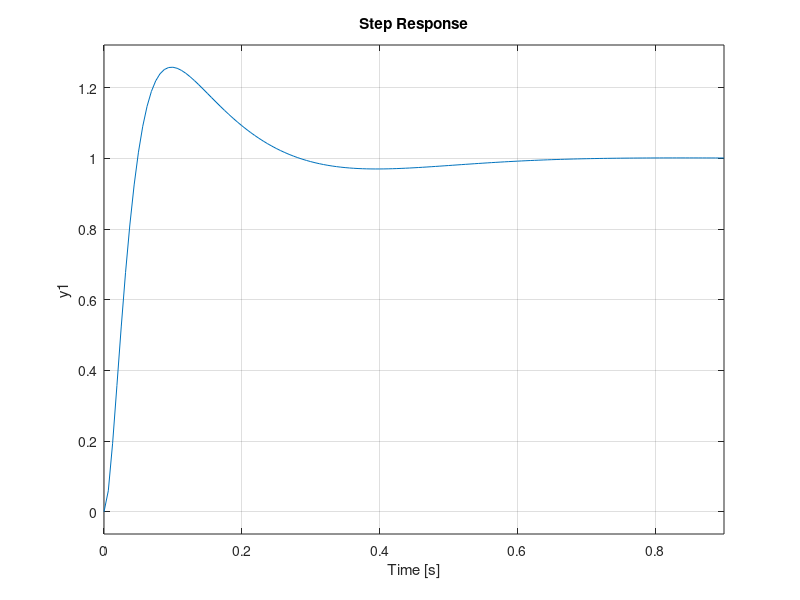

Here is the MATLAB script that generated this plot:
close all, clear all, clc
% MOTOR 4
warning('off', 'all')
%% Define parameters
n = 5; %Gearbox ratio
J1 = 1.8e-5; %Load inertia 1
J2 = 1.8e-5; %Load inertia 2
Vmax = 24; %Supply voltage
Vmin = -24; %Supply voltage
Imax = 430e-3; %Maximum current
V_i = Vmax;
V_w = Vmax;
sim_v = Vmax;
% Set up generic simulation parameters, change when using sine input or
% karnop
F_c = 1e-3;
d_v = 1;
enable_sin = 1;
enable_karnop = 1;
sim_sin_amp = 1;
sim_sin_freq = 1;
sim_quantization_interval = 0;
sim_zoh_sample_time = 0;
r0 = 0;     % Filter coefficient in controller model
% Motor parameters
motor_pars = struct(); % Create empty struct for motor
motor_pars.R = 112; % Terminal resistance [Ohm]
motor_pars.L = 11.4e-3;    % Terminal inductance [H]
motor_pars.d = 3.8e-6; %Viscous friction in brushes
motor_pars.k = 69.7e-3;    % Torque constant [Nm/A]
motor_pars.J = 7.46e-7;  % Rotor inertia

motor = motor_pars;
Ts = 0.002

 J1 = 0.0006;  % Load inertia (separated from motor inertia
 motor.d = 1e-5; % Measured at amplitude 24
 F_c_upper = 1.5e-3; % Upper static friction limit
 F_c_lower = 1.5e-3; % Lower static friction limit
 F_c = 1.5e-3;

Jtot = motor.J + J1/n^2;

%% 1.2: Model Following Control: Level 1
%       Position Controller
close all;
s = tf('s');
Go = tf([motor.k/(motor.R*Jtot)], [1 (motor.d/Jtot + motor.k^2/(motor.R*Jtot))])

% Transfer of motor without indctance
Go_p = Go*1/s


% Parameters for Maple
a_p = Go_p.num{1}(3);
b_p = Go_p.den{1}(2);

% Error feedback
% Place poles
omega1 = 10;
omega2 = 50;

Zeta1 = 0.7;
Zeta2 = 1;

r0 = 2*Zeta1*omega1+2*Zeta2*omega2-b_p;
s0 = omega1^2*omega2^2/a_p;
s1 = 2*omega1*omega2*(Zeta1*omega2+Zeta2*omega1)/a_p;
s2 = (4*Zeta1*Zeta2*omega1*omega2-2*Zeta1*b_p*omega1-2*Zeta2*b_p*omega2+b_p^2+omega1^2+omega2^2)/a_p;

% Controller parameters, PID controller
S_vector_p = [s2 s1 s0];
R_vector_p = [1 r0 0];

% Controller tf
F_p = tf(S_vector_p, R_vector_p);
disp('Error feedback closed loop')
Gc_error_p = minreal(F_p*Go_p/(1 + F_p*Go_p))

figure
step(Gc_error_p)

%% Finding Max acceleration and velocity

% If max input torque is +Mmax then max acceleration is
% amax = Mmax/Jtot
%Max velocity is Msat/(d+Fc)
% TODO: find maximum torque
% TODO: xxx calulate maximum speed
% TODO: xxx calculate maximum acceleration
% TODO: xxx build signal block in simulink
% TODO: find t1
% TODO: find t2
% TODO: incorporate trajectory control with model

vmax = 252;
amax = 369;
amin = -amax;
rs = 100;
t1 = sqrt(rs/amax)
t2 = t1
t3 = t1+t2
